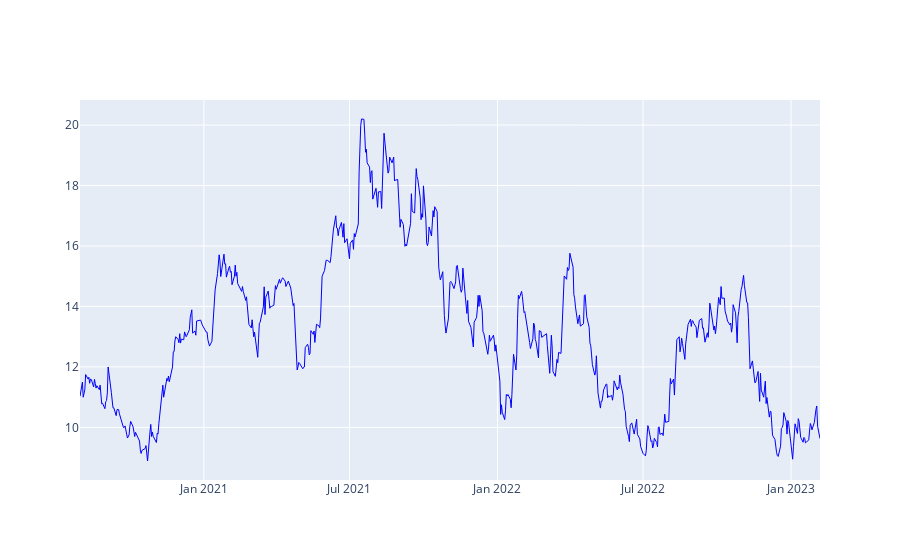

Notebook source saved alongside this figure:
### Code cell
ticker ="SOMA3.SA"


df = yf.download(ticker)

fig = go.Figure()

fig.add_trace(
    go.Scatter(
        name="Ação",
        x=df.index,
        y=df["Close"],
        line=dict(color='blue', width=1))
)

### Figure 1 — Plotly figure (JSON) as saved in the notebook; plotly's stock layout.template omitted (floating-point values rounded to 4 significant figures; data arrays with more than 128 entries replaced by an {"elided": "..."} marker saying what was removed)
{"data": [{"line": {"color": "blue", "width": 1}, "name": "Ação", "type": "scatter", "x": {"elided": "626 str values"}, "y": {"elided": "626 float values"}}], "layout": {}}
